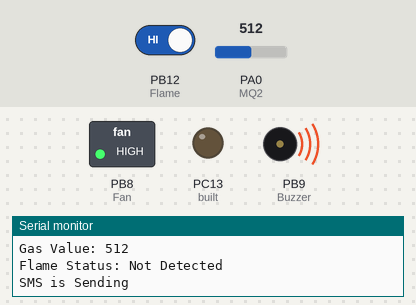
The sketch below on a simulated STM32 Blue Pill. Shown: switched loads named in the sketch (green lamp = pin HIGH), output pins drawn as LEDs (lit = HIGH), buzzer (waves = sounding, pin HIGH), the last lines printed to the serial monitor. The test bench sets the inputs (shaded band); at power-on: PA0 (MQ2) = 512, PB12 (Flame) HIGH. The modem accepts every AT command (registered, SIM ready, sends succeed) and sends nothing else.

Above: at 1.9 s.
2.0 s: PA0 (MQ2) set to 266
8.2 s: PA0 (MQ2) set to 237
At 12.0 s:
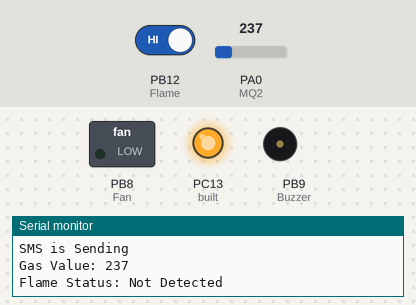
14.4 s: PB12 (Flame) driven LOW
At 17.2 s:
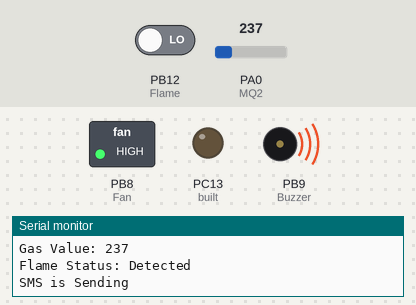
22.8 s: PB12 (Flame) driven HIGH
At 27.5 s:
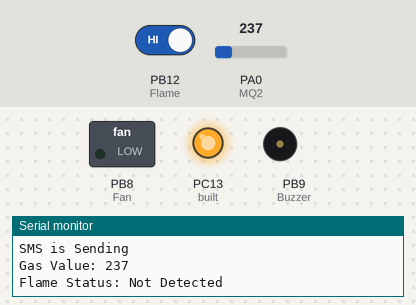
29.0 s: PA0 (MQ2) set to 260
At 32.7 s:
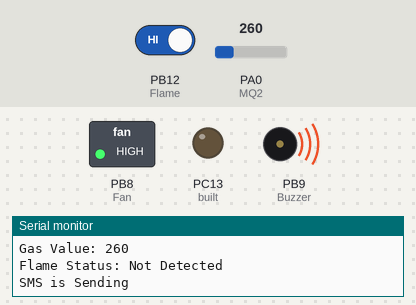
Timing chart, 0 to 34.2 s (numbered marks = the images above; inputs shaded):
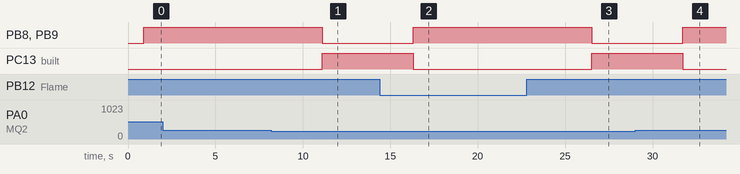

Measured:
- the behaviour switches between 251 and 250 on PA0 (MQ2) (found by bisection; images 0 and 1)
- after the input at 8.2 s, PB8 (Fan), PB9 (Buzzer): HIGH → LOW after 2.9 s; PC13 (built): LOW → HIGH after 2.9 s
- after the input at 14.4 s, PB8 (Fan), PB9 (Buzzer): LOW → HIGH after 1.9 s; PC13 (built): HIGH → LOW after 1.9 s
- after the input at 22.8 s, PB8 (Fan), PB9 (Buzzer): HIGH → LOW after 3.7 s; PC13 (built): LOW → HIGH after 3.7 s
- after the input at 29.0 s, PB8 (Fan), PB9 (Buzzer): LOW → HIGH after 2.7 s; PC13 (built): HIGH → LOW after 2.7 s

The sketch:

home_safety_using_fire_and_gas_detection_system.ino
```cpp
// #include <Arduino.h>

// #define MQ2 0
// #define Flame PB12
// #define Buzzer PB9
// #define Fan PB8
// #define built PC13

// const String PHONE = "+918766689590"; // Replace with your recipient's phone number

// void setup()
// {
//     // Begin serial communication with Arduino and Arduino IDE (Serial Monitor)
//     Serial.begin(9600);

//     // Begin serial communication with Arduino and A9 GSM
//     Serial2.begin(115200);

//     pinMode(MQ2, INPUT);
//     pinMode(Flame, INPUT_PULLUP);
//     pinMode(Buzzer, OUTPUT);
//     pinMode(Fan, OUTPUT);
//     pinMode(built, OUTPUT);

//     Serial.println("Initializing...");

//     // Initialize A9 GSM
//     sendATCommand("AT");
//     sendATCommand("ATE1");
//     sendATCommand("AT+CMGF=1");
//     sendATCommand("AT+CNMI=1,2,0,0,0");
//     sendATCommand("AT+COPS=?");
//     sendATCommand("AT+COPS?");
//     sendATCommand("AT+CREG");
// }

// void loop()
// {
//     int gas = analogRead(MQ2);
//     int flame = digitalRead(Flame);

//     Serial.println("Gas Value: " + String(gas));
//     Serial.println("Flame Status: " + String(flame == LOW ? "Detected" : "Not Detected"));

//     if (flame == LOW || gas > 350)
//     {
//         sendSMS();
//         digitalWrite(Buzzer, HIGH);
//         digitalWrite(Fan, HIGH);
//         digitalWrite(built, LOW);
//         delay(5000);
//     }
//     else
//     {
//         digitalWrite(Buzzer, LOW);
//         digitalWrite(Fan, LOW);
//         digitalWrite(built, HIGH);
//         delay(5000);
//     }
// }

// void sendSMS()
// {
//     Serial2.println("AT+CMGS=\"" + PHONE + "\"\r");
//     delay(100);
//     Serial2.println("ALERT!\nThis is an emergency in your home.\nGas leakage or Flame detected?");
//     Serial2.write(0x1A);
//     delay(100);
// }

// void sendATCommand(String cmd)
// {
//     Serial2.println(cmd);
//     delay(100);
//     while (Serial2.available())
//     {
//         Serial.write(Serial2.read());
//     }
// }

#include <Arduino.h>

#define MQ2 0
#define Flame PB12
#define Buzzer PB9
#define Fan PB8
#define built PC13

const String PHONE = "+91xxxxxxxxxx"; // Replace with your recipient's phone number

void setup()
{
    // Begin serial communication with Arduino and Arduino IDE (Serial Monitor)
    Serial.begin(9600);

    // Begin serial communication with Arduino and A9 GSM
    Serial2.begin(115200);

    pinMode(MQ2, INPUT);
    pinMode(Flame, INPUT_PULLUP);
    pinMode(Buzzer, OUTPUT);
    pinMode(Fan, OUTPUT);
    pinMode(built, OUTPUT);

    Serial.println("Initializing...");

    // Initialize A9 GSM
    sendATCommand("AT");
    sendATCommand("ATE1");
    sendATCommand("AT+CMGF=1");
    sendATCommand("AT+CNMI=1,2,0,0,0");
    sendATCommand("AT+COPS=?");
    sendATCommand("AT+COPS?");
    sendATCommand("AT+CREG");
}

void loop()
{
    int gas = analogRead(MQ2);
    int flame = digitalRead(Flame);

    Serial.println("Gas Value: " + String(gas));
    Serial.println("Flame Status: " + String(flame == LOW ? "Detected" : "Not Detected"));

    if (flame == LOW || gas > 250)
    {
        sendSMS();
        digitalWrite(Buzzer, HIGH);
        digitalWrite(Fan, HIGH);
        digitalWrite(built, LOW);
        Serial.println("SMS is Sending ");
        delay(5000);
    }
    else
    {
        digitalWrite(Buzzer, LOW);
        digitalWrite(Fan, LOW);
        digitalWrite(built, HIGH);
        delay(5000);
    }
}

void sendSMS()
{
    Serial2.println("AT+CMGS=\"" + PHONE + "\"\r");
    delay(100);
    Serial2.println("ALERT! \nThis is an emergency in your home.\nGas leakage or Flame detected");
    Serial2.write(0x1A);
    delay(100);
}

void sendATCommand(String cmd)
{
    Serial2.println(cmd);
    delay(100);
    while (Serial2.available())
    {
        Serial.write(Serial2.read());
    }
}
```
